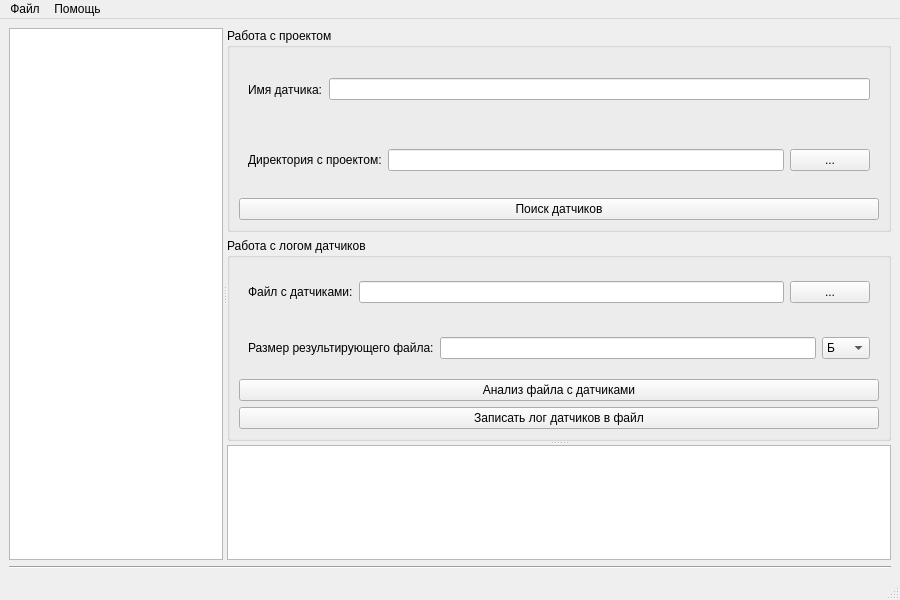
<?xml version="1.0" encoding="UTF-8"?>
<ui version="4.0">
 <class>MainWindow</class>
 <widget class="QMainWindow" name="MainWindow">
  <property name="geometry">
   <rect>
    <x>0</x>
    <y>0</y>
    <width>900</width>
    <height>600</height>
   </rect>
  </property>
  <property name="minimumSize">
   <size>
    <width>400</width>
    <height>300</height>
   </size>
  </property>
  <property name="windowTitle">
   <string>Программа по работе с датчиками в проектах</string>
  </property>
  <widget class="QWidget" name="centralwidget">
   <layout class="QVBoxLayout" name="verticalLayout">
    <item>
     <widget class="QSplitter" name="m_centralSplitter">
      <property name="orientation">
       <enum>Qt::Horizontal</enum>
      </property>
      <widget class="QTreeView" name="m_projectTreeView">
       <property name="sizePolicy">
        <sizepolicy hsizetype="Expanding" vsizetype="Expanding">
         <horstretch>1</horstretch>
         <verstretch>0</verstretch>
        </sizepolicy>
       </property>
       <property name="toolTip">
        <string/>
       </property>
       <property name="statusTip">
        <string>Выберите файлы проекта с датчиками, выводимыми в лог...</string>
       </property>
      </widget>
      <widget class="QWidget" name="m_dataLogWidget" native="true">
       <property name="sizePolicy">
        <sizepolicy hsizetype="Preferred" vsizetype="Preferred">
         <horstretch>2</horstretch>
         <verstretch>0</verstretch>
        </sizepolicy>
       </property>
       <layout class="QVBoxLayout" name="verticalLayout_3">
        <item>
         <widget class="QSplitter" name="m_dataLogSplitter">
          <property name="sizePolicy">
           <sizepolicy hsizetype="Preferred" vsizetype="Expanding">
            <horstretch>0</horstretch>
            <verstretch>0</verstretch>
           </sizepolicy>
          </property>
          <property name="orientation">
           <enum>Qt::Vertical</enum>
          </property>
          <widget class="QWidget" name="m_dataWidget" native="true">
           <property name="sizePolicy">
            <sizepolicy hsizetype="Preferred" vsizetype="Preferred">
             <horstretch>0</horstretch>
             <verstretch>2</verstretch>
            </sizepolicy>
           </property>
           <layout class="QVBoxLayout" name="verticalLayout_4">
            <item>
             <widget class="QGroupBox" name="groupBox">
              <property name="title">
               <string>Работа с проектом</string>
              </property>
              <layout class="QVBoxLayout" name="verticalLayout_2">
               <item>
                <widget class="QWidget" name="m_sensorNameWidget" native="true">
                 <property name="toolTip">
                  <string/>
                 </property>
                 <property name="statusTip">
                  <string/>
                 </property>
                 <layout class="QHBoxLayout" name="horizontalLayout_4">
                  <item>
                   <widget class="QLabel" name="m_sensorNameLabel">
                    <property name="toolTip">
                     <string>Имя датчика, который необходимо искать в проекте</string>
                    </property>
                    <property name="text">
                     <string>Имя датчика:</string>
                    </property>
                   </widget>
                  </item>
                  <item>
                   <widget class="QLineEdit" name="m_sensorNameLineEdit"/>
                  </item>
                 </layout>
                </widget>
               </item>
               <item>
                <widget class="QWidget" name="m_projectDirWidget" native="true">
                 <layout class="QHBoxLayout" name="horizontalLayout_3">
                  <item>
                   <widget class="QLabel" name="m_projectDirLabel">
                    <property name="toolTip">
                     <string>Директория, в которой располагаются файлы проекта</string>
                    </property>
                    <property name="text">
                     <string>Директория с проектом:</string>
                    </property>
                   </widget>
                  </item>
                  <item>
                   <widget class="QLineEdit" name="m_projectDirLineEdit"/>
                  </item>
                  <item>
                   <widget class="QPushButton" name="m_projectDirButton">
                    <property name="sizePolicy">
                     <sizepolicy hsizetype="Minimum" vsizetype="Fixed">
                      <horstretch>0</horstretch>
                      <verstretch>0</verstretch>
                     </sizepolicy>
                    </property>
                    <property name="toolTip">
                     <string>Выбрать директорию с проектом</string>
                    </property>
                    <property name="text">
                     <string>...</string>
                    </property>
                   </widget>
                  </item>
                 </layout>
                </widget>
               </item>
               <item>
                <widget class="QPushButton" name="m_findAllSensorsButton">
                 <property name="toolTip">
                  <string>Поиск датчиков во всех файлах проекта</string>
                 </property>
                 <property name="text">
                  <string>Поиск датчиков</string>
                 </property>
                </widget>
               </item>
              </layout>
             </widget>
            </item>
            <item>
             <widget class="QGroupBox" name="groupBox_2">
              <property name="title">
               <string>Работа с логом датчиков</string>
              </property>
              <layout class="QVBoxLayout" name="verticalLayout_5">
               <item>
                <widget class="QWidget" name="m_sensorsLogWidget" native="true">
                 <layout class="QHBoxLayout" name="horizontalLayout_2">
                  <item>
                   <widget class="QLabel" name="m_sensorsLogLabel">
                    <property name="toolTip">
                     <string>Файл с логом датчиков</string>
                    </property>
                    <property name="text">
                     <string>Файл с датчиками:</string>
                    </property>
                   </widget>
                  </item>
                  <item>
                   <widget class="QLineEdit" name="m_sensorsLogLineEdit"/>
                  </item>
                  <item>
                   <widget class="QPushButton" name="m_sensorsLogButton">
                    <property name="toolTip">
                     <string>Выбрать файл с датчиками</string>
                    </property>
                    <property name="text">
                     <string>...</string>
                    </property>
                   </widget>
                  </item>
                 </layout>
                </widget>
               </item>
               <item>
                <widget class="QWidget" name="m_logSizeWidget" native="true">
                 <layout class="QHBoxLayout" name="horizontalLayout_5">
                  <item>
                   <widget class="QLabel" name="m_logSizeLabel">
                    <property name="toolTip">
                     <string>Примерный размер результирующего файла с датчиками</string>
                    </property>
                    <property name="text">
                     <string>Размер результирующего файла:</string>
                    </property>
                   </widget>
                  </item>
                  <item>
                   <widget class="QLineEdit" name="m_logSizeLineEdit"/>
                  </item>
                  <item>
                   <widget class="QComboBox" name="m_logSizeComboBox">
                    <property name="toolTip">
                     <string>Размерность веса файла с датчиками</string>
                    </property>
                    <item>
                     <property name="text">
                      <string>Б</string>
                     </property>
                    </item>
                    <item>
                     <property name="text">
                      <string>КБ</string>
                     </property>
                    </item>
                    <item>
                     <property name="text">
                      <string>МБ</string>
                     </property>
                    </item>
                    <item>
                     <property name="text">
                      <string>ГБ</string>
                     </property>
                    </item>
                   </widget>
                  </item>
                 </layout>
                </widget>
               </item>
               <item>
                <widget class="QPushButton" name="m_readLogButton">
                 <property name="toolTip">
                  <string>Проанализировать файл с датчиками</string>
                 </property>
                 <property name="text">
                  <string>Анализ файла с датчиками</string>
                 </property>
                </widget>
               </item>
               <item>
                <widget class="QPushButton" name="m_printSensorsButton">
                 <property name="toolTip">
                  <string>Дописать логдатчиков в файл</string>
                 </property>
                 <property name="text">
                  <string>Записать лог датчиков в файл</string>
                 </property>
                </widget>
               </item>
              </layout>
             </widget>
            </item>
           </layout>
          </widget>
          <widget class="QTextBrowser" name="m_log">
           <property name="sizePolicy">
            <sizepolicy hsizetype="Expanding" vsizetype="Expanding">
             <horstretch>0</horstretch>
             <verstretch>1</verstretch>
            </sizepolicy>
           </property>
           <property name="toolTip">
            <string>Лог работы программы</string>
           </property>
           <property name="statusTip">
            <string/>
           </property>
           <property name="whatsThis">
            <string/>
           </property>
           <property name="accessibleName">
            <string>Лог работы программы</string>
           </property>
           <property name="html">
            <string>&lt;!DOCTYPE HTML PUBLIC &quot;-//W3C//DTD HTML 4.0//EN&quot; &quot;http://www.w3.org/TR/REC-html40/strict.dtd&quot;&gt;
&lt;html&gt;&lt;head&gt;&lt;meta name=&quot;qrichtext&quot; content=&quot;1&quot; /&gt;&lt;style type=&quot;text/css&quot;&gt;
p, li { white-space: pre-wrap; }
&lt;/style&gt;&lt;/head&gt;&lt;body style=&quot; font-family:'Sans Serif'; font-size:10pt; font-weight:400; font-style:normal;&quot;&gt;
&lt;p style=&quot;-qt-paragraph-type:empty; margin-top:0px; margin-bottom:0px; margin-left:0px; margin-right:0px; -qt-block-indent:0; text-indent:0px; font-family:'MS Shell Dlg 2'; font-size:8.25pt;&quot;&gt;&lt;br /&gt;&lt;/p&gt;&lt;/body&gt;&lt;/html&gt;</string>
           </property>
          </widget>
         </widget>
        </item>
       </layout>
      </widget>
     </widget>
    </item>
    <item>
     <widget class="Line" name="m_statusLine">
      <property name="orientation">
       <enum>Qt::Horizontal</enum>
      </property>
     </widget>
    </item>
   </layout>
  </widget>
  <widget class="QMenuBar" name="m_menuBar">
   <property name="geometry">
    <rect>
     <x>0</x>
     <y>0</y>
     <width>900</width>
     <height>27</height>
    </rect>
   </property>
   <widget class="QMenu" name="menu">
    <property name="title">
     <string>Файл</string>
    </property>
    <addaction name="action"/>
    <addaction name="action_4"/>
    <addaction name="separator"/>
    <addaction name="action_3"/>
   </widget>
   <widget class="QMenu" name="menu_2">
    <property name="title">
     <string>Помощь</string>
    </property>
    <addaction name="action_5"/>
    <addaction name="action_6"/>
   </widget>
   <addaction name="menu"/>
   <addaction name="menu_2"/>
  </widget>
  <widget class="QStatusBar" name="m_statusBar"/>
  <action name="action">
   <property name="text">
    <string>Открыть...</string>
   </property>
  </action>
  <action name="action_3">
   <property name="text">
    <string>Выход</string>
   </property>
  </action>
  <action name="action_4">
   <property name="text">
    <string>Сохранить...</string>
   </property>
  </action>
  <action name="action_5">
   <property name="text">
    <string>Справка</string>
   </property>
  </action>
  <action name="action_6">
   <property name="text">
    <string>О программе...</string>
   </property>
  </action>
 </widget>
 <resources/>
 <connections/>
</ui>
